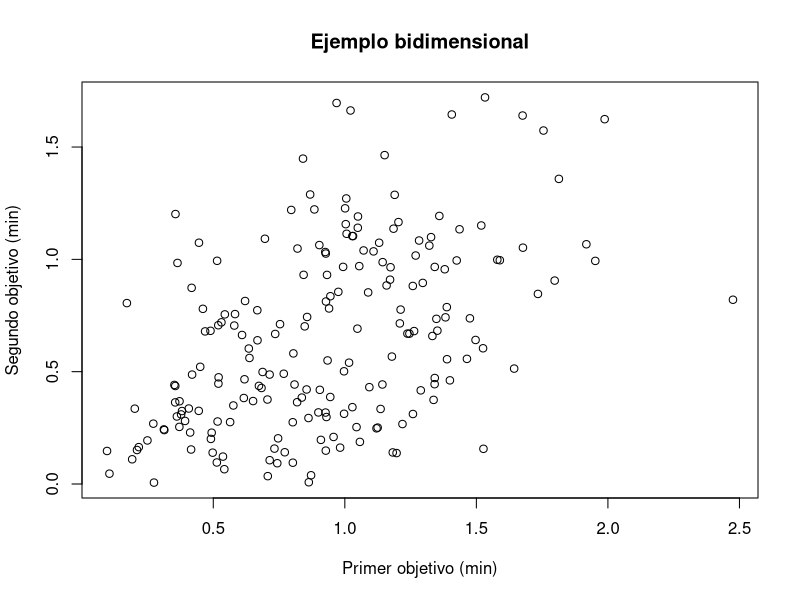
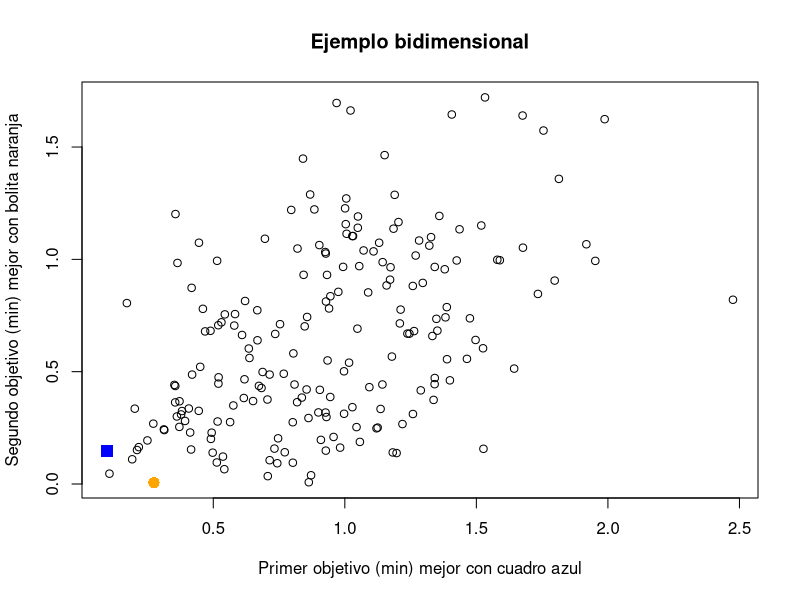
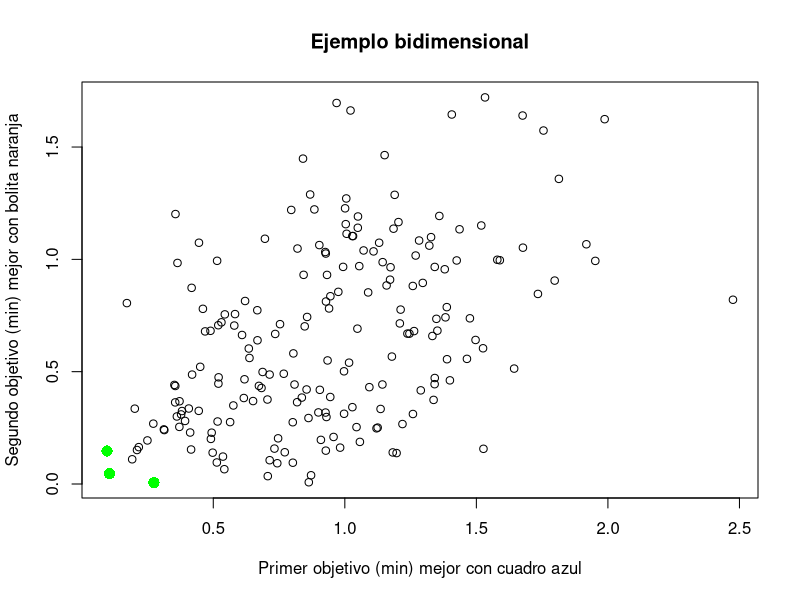

The R script that drew these images, in order:
pick.one <- function(x) {
    if (length(x) == 1) {
        return(x)
    } else {
        return(sample(x, 1))
    }
}
 
poli <- function(maxdeg, varcount, termcount) {
    f <- data.frame(variable=integer(), coef=integer(), degree=integer())
    for (t in 1:termcount) {
        var <- pick.one(1:varcount)
        deg <- pick.one(1:maxdeg)
        f <-  rbind(f, c(var, runif(1), deg))
    }
    names(f) <- c("variable", "coef", "degree")
    return(f)
}
 
eval <- function(pol, vars, terms) {
    value <- 0.0
    for (t in 1:terms) {
        term <- pol[t,]
        value <-  value + term$coef * vars[term$variable]^term$degree
    }
    return(value)
}
 
domin.by <- function(target, challenger, total) {
    if (sum(challenger < target) > 0) {
        return(FALSE) # hay empeora
    } # si no hay empeora, vemos si hay mejora
    return(sum(challenger > target) > 0)
}
 
vc <- 4
md <- 3
tc <- 5
k <- 2 # cuantas funciones objetivo
obj <- list()
for (i in 1:k) {
    obj[[i]] <- poli(md, vc, tc)
}
minim <- (runif(k) > 0.5)
sign <- (1 + -2 * minim)
n <- 200 # cuantas soluciones aleatorias
sol <- matrix(runif(vc * n), nrow=n, ncol=vc)
val <- matrix(rep(NA, k * n), nrow=n, ncol=k)
for (i in 1:n) { # evaluamos las soluciones
    for (j in 1:k) { # para todos los objetivos
        val[i, j] <- eval(obj[[j]], sol[i,], tc)
    }
}
mejor1 <- which.max(sign[1] * val[,1])
mejor2 <- which.max(sign[2] * val[,2])
cual <- c("max", "min")
xl <- paste("Primer objetivo (", cual[minim[1] + 1], ")", sep="")
yl <- paste("Segundo objetivo (", cual[minim[2] + 1], ")", sep="")
png("p11_init.png")
plot(val[,1], val[,2], xlab=xl, ylab=yl, main="Ejemplo bidimensional")
graphics.off()
png("p11_mejores.png")
plot(val[,1], val[,2], xlab=paste(xl, "mejor con cuadro azul"),
     ylab=paste(yl,"mejor con bolita naranja"),
     main="Ejemplo bidimensional")
points(val[mejor1, 1], val[mejor1, 2], col="blue", pch=15, cex=1.5)
points(val[mejor2, 1], val[mejor2, 2], col="orange", pch=16, cex=1.5)
graphics.off()
no.dom <- logical()
for (i in 1:n) {
    d <- logical()
    for (j in 1:n) {
        d <- c(d, domin.by(sign * val[i,], sign * val[j,], k))
    }
    no.dom <- c(no.dom, sum(d) == 0) # nadie le domina
}
frente <- subset(val, no.dom) # solamente las no dominadas
png("p11_frente.png")
plot(val[,1], val[,2], xlab=paste(xl, "mejor con cuadro azul"),
     ylab=paste(yl,"mejor con bolita naranja"),
     main="Ejemplo bidimensional")
points(frente[,1], frente[,2], col="green", pch=16, cex=1.5)
graphics.off()